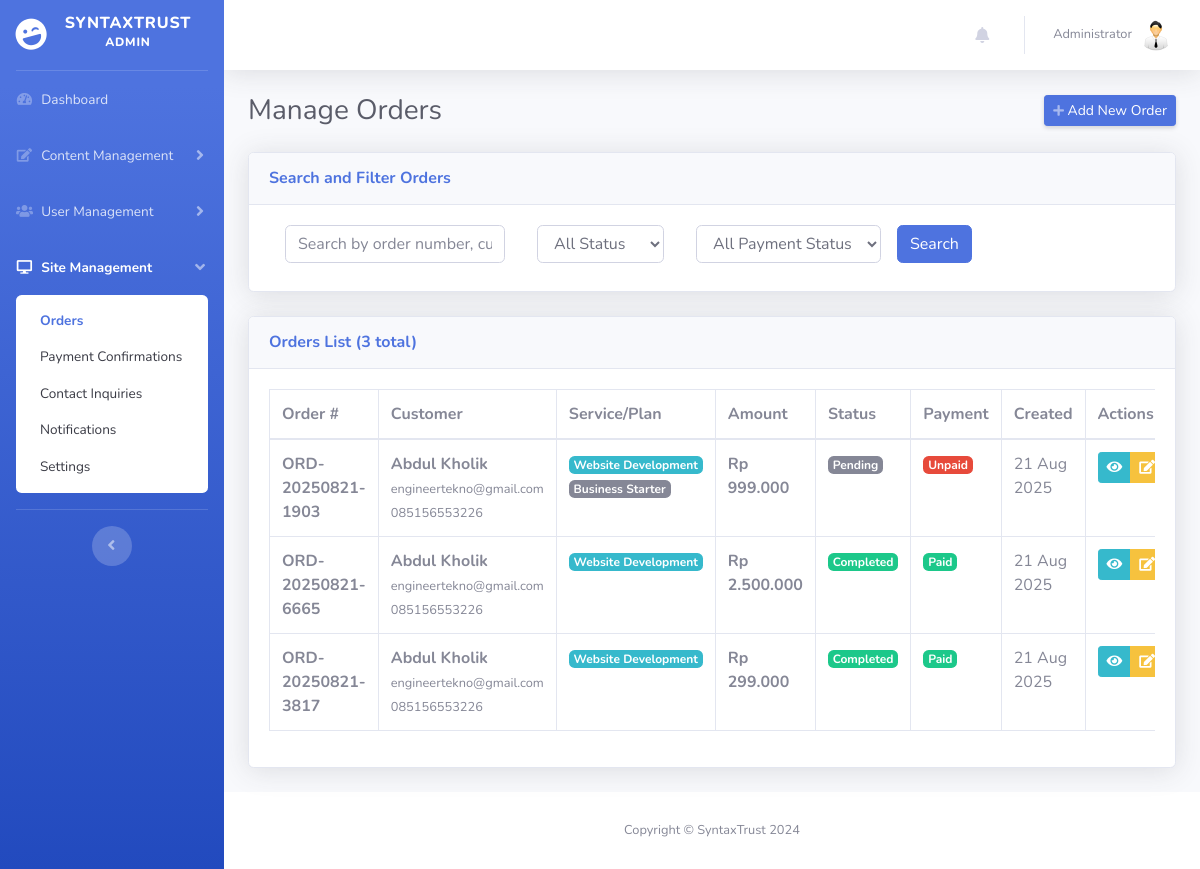
/admin/manage_orders.php (signed in), run on an earlier commit of the app's database.
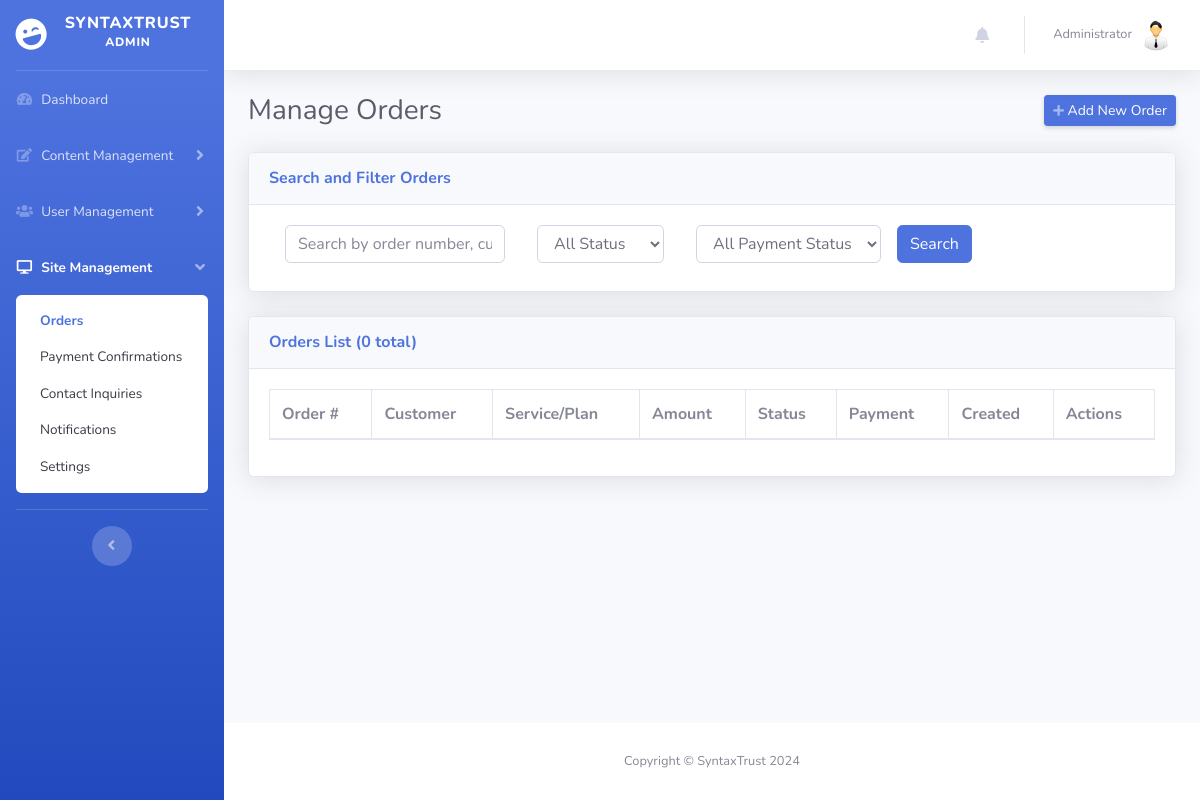
And on a later commit of the database.
### tables this page shows
CREATE TABLE `orders` (
  `id` int(11) NOT NULL,
  `order_number` varchar(50) NOT NULL,
  `user_id` int(11) DEFAULT NULL,
  `service_id` int(11) DEFAULT NULL,
  `pricing_plan_id` int(11) DEFAULT NULL,
  `customer_name` varchar(100) NOT NULL,
  `customer_email` varchar(100) NOT NULL,
  `customer_phone` varchar(20) DEFAULT NULL,
  `project_description` text DEFAULT NULL,
  `requirements` longtext DEFAULT NULL CHECK (json_valid(`requirements`)),
  `total_amount` decimal(10,2) NOT NULL,
  `status` enum('pending','confirmed','in_progress','completed','cancelled') DEFAULT 'pending',
  `payment_status` enum('unpaid','paid','refunded') DEFAULT 'unpaid',
  `payment_method` varchar(50) DEFAULT NULL,
  `start_date` date DEFAULT NULL,
  `estimated_completion` date DEFAULT NULL,
  `actual_completion` date DEFAULT NULL,
  `notes` text DEFAULT NULL,
  `admin_notes` text DEFAULT NULL,
  `created_at` timestamp NOT NULL DEFAULT current_timestamp(),
  `updated_at` timestamp NOT NULL DEFAULT current_timestamp() ON UPDATE current_timestamp()
);

CREATE TABLE `services` (
  `id` int(11) NOT NULL,
  `name` varchar(100) NOT NULL,
  `description` text NOT NULL,
  `short_description` varchar(255) DEFAULT NULL,
  `icon` varchar(100) DEFAULT NULL,
  `image` varchar(255) DEFAULT NULL,
  `price` decimal(10,2) DEFAULT NULL,
  `duration` varchar(50) DEFAULT NULL,
  `features` longtext DEFAULT NULL CHECK (json_valid(`features`)),
  `is_featured` tinyint(1) DEFAULT 0,
  `is_active` tinyint(1) DEFAULT 1,
  `sort_order` int(11) DEFAULT 0,
  `created_at` timestamp NOT NULL DEFAULT current_timestamp(),
  `updated_at` timestamp NOT NULL DEFAULT current_timestamp() ON UPDATE current_timestamp()
);

CREATE TABLE `pricing_plans` (
  `id` int(11) NOT NULL,
  `service_id` int(11) DEFAULT NULL,
  `name` varchar(100) NOT NULL,
  `subtitle` varchar(255) DEFAULT NULL,
  `price` decimal(10,2) NOT NULL,
  `currency` varchar(3) DEFAULT 'IDR',
  `billing_period` enum('monthly','yearly','one_time') DEFAULT 'monthly',
  `description` text DEFAULT NULL,
  `features` longtext DEFAULT NULL CHECK (json_valid(`features`)),
  `delivery_time` varchar(50) DEFAULT NULL,
  `technologies` longtext DEFAULT NULL CHECK (json_valid(`technologies`)),
  `color` varchar(100) DEFAULT NULL,
  `icon` varchar(50) DEFAULT NULL,
  `is_popular` tinyint(1) DEFAULT 0,
  `is_active` tinyint(1) DEFAULT 1,
  `sort_order` int(11) DEFAULT 0,
  `created_at` timestamp NOT NULL DEFAULT current_timestamp(),
  `updated_at` timestamp NOT NULL DEFAULT current_timestamp() ON UPDATE current_timestamp()
);

### admin/manage_orders.php (the view, shortened to what the changed rows need)
<?php
require_once __DIR__ . '/../config/database.php';
$page = isset($_GET['page']) ? (int)$_GET['page'] : 1;
$limit = 10;
$where_conditions = [];
$params = [];
$where_clause = !empty($where_conditions) ? "WHERE " . implode(" AND ", $where_conditions) : "";
$count_sql = "SELECT COUNT(*) as total FROM orders $where_clause";
$stmt = $pdo->prepare($count_sql);
$stmt->execute($params);
$total_records = $stmt->fetch(PDO::FETCH_ASSOC)['total'];
$offset = ($page - 1) * $limit;
$sql = "SELECT o.*, s.name as service_name, p.name as plan_name, u.full_name as user_name
        FROM orders o
        LEFT JOIN services s ON o.service_id = s.id
        LEFT JOIN pricing_plans p ON o.pricing_plan_id = p.id
        LEFT JOIN users u ON o.user_id = u.id
        $where_clause
        ORDER BY o.created_at DESC
        LIMIT $limit OFFSET $offset";
$stmt = $pdo->prepare($sql);
$stmt->execute($params);
$orders = $stmt->fetchAll(PDO::FETCH_ASSOC);
require_once 'includes/header.php';
?>
<body id="page-top">
    <div id="wrapper">
        <?php require_once 'includes/sidebar.php'; ?>
        <div id="content-wrapper" class="d-flex flex-column">
            <div id="content">
                <div class="container-fluid">
                    <div class="d-sm-flex align-items-center justify-content-between mb-4">
                        <h1 class="h3 mb-0 text-gray-800">Manage Orders</h1>
                    </div>
                    <div class="card shadow mb-4">
                        <div class="card-header py-3">
                            <h6 class="m-0 font-weight-bold text-primary">Orders List (<?php echo $total_records; ?> total)</h6>
                        </div>
                        <div class="card-body">
                            <div class="table-responsive">
                                <table class="table table-bordered" id="dataTable" width="100%" cellspacing="0">
                                    <thead>
                                        <tr>
                                            <th>Order #</th>
                                            <th>Customer</th>
                                            <th>Service/Plan</th>
                                            <th>Amount</th>
                                            <th>Status</th>
                                            <th>Payment</th>
                                            <th>Created</th>
                                            <th>Actions</th>
                                        </tr>
                                    </thead>
                                    <tbody>
                                        <?php foreach ($orders as $order): ?>
                                            <tr>
                                                <td>
                                                    <strong><?php echo htmlspecialchars($order['order_number']); ?></strong>
                                                </td>
                                                <td>
                                                    <strong><?php echo htmlspecialchars($order['customer_name']); ?></strong>
                                                    <br><small class="text-muted"><?php echo htmlspecialchars($order['customer_email']); ?></small>
                                                    <?php if (!empty($order['customer_phone'])): ?>
                                                        <br><small class="text-muted"><?php echo htmlspecialchars($order['customer_phone']); ?></small>
                                                    <?php endif; ?>
                                                </td>
                                                <td>
                                                    <?php if (!empty($order['service_name'])): ?>
                                                        <span class="badge badge-info"><?php echo htmlspecialchars($order['service_name']); ?></span>
                                                    <?php endif; ?>
                                                    <?php if (!empty($order['plan_name'])): ?>
                                                        <br><span class="badge badge-secondary"><?php echo htmlspecialchars($order['plan_name']); ?></span>
                                                    <?php endif; ?>
                                                </td>
                                                <td>
                                                    <strong>Rp <?php echo number_format($order['total_amount'], 0, ',', '.'); ?></strong>
                                                </td>
                                                <td>
                                                    <span class="badge badge-<?php
                                                        echo $order['status'] === 'completed' ? 'success' :
                                                            ($order['status'] === 'in_progress' ? 'warning' :
                                                            ($order['status'] === 'confirmed' ? 'info' :
                                                            ($order['status'] === 'cancelled' ? 'danger' : 'secondary')));
                                                    ?>">
                                                        <?php echo ucfirst(str_replace('_', ' ', $order['status'])); ?>
                                                    </span>
                                                </td>
                                                <td>
                                                    <span class="badge badge-<?php
                                                        echo $order['payment_status'] === 'paid' ? 'success' :
                                                            ($order['payment_status'] === 'refunded' ? 'warning' : 'danger');
                                                    ?>">
                                                        <?php echo ucfirst($order['payment_status']); ?>
                                                    </span>
                                                </td>
                                                <td>
                                                    <?php echo date('d M Y', strtotime($order['created_at'])); ?>
                                                </td>
                                                <td>
                                                    <div class="btn-group" role="group">
                                                        <button type="button" class="btn btn-sm btn-info" data-toggle="modal" data-target="#viewOrderModal<?php echo $order['id']; ?>">
                                                            <i class="fas fa-eye"></i>
                                                        </button>
                                                        <button type="button" class="btn btn-sm btn-warning" data-toggle="modal" data-target="#editOrderModal<?php echo $order['id']; ?>">
                                                            <i class="fas fa-edit"></i>
                                                        </button>
                                                    </div>
                                                </td>
                                            </tr>
                                        <?php endforeach; ?>
                                    </tbody>
                                </table>
                            </div>
                        </div>
                    </div>
                </div>
            </div>
        </div>
    </div>
</body>
</html>

### admin/includes/sidebar.php (shortened to what the changed rows need)
<?php
$current_page = basename($_SERVER['PHP_SELF']);
$menu_groups = [
    'content' => [
        'title' => 'Content Management',
        'icon' => 'fas fa-fw fa-edit',
        'pages' => [
            'manage_services.php' => 'Services',
            'manage_pricing_plans.php' => 'Pricing Plans',
            'manage_portfolio.php' => 'Portfolio',
            'manage_blog_posts.php' => 'Blog Posts',
            'manage_testimonials.php' => 'Testimonials',
        ]
    ],
    'users' => [
        'title' => 'User Management',
        'icon' => 'fas fa-fw fa-users',
        'pages' => [
            'manage_team.php' => 'Team',
            'manage_clients.php' => 'Clients',
            'manage_users.php' => 'Users',
        ]
    ],
    'site' => [
        'title' => 'Site Management',
        'icon' => 'fas fa-fw fa-desktop',
        'pages' => [
            'manage_orders.php' => 'Orders',
            'payment_confirmations.php' => 'Payment Confirmations',
            'manage_contact_inquiries.php' => 'Contact Inquiries',
            'manage_notifications.php' => 'Notifications',
            'manage_settings.php' => 'Settings',
        ]
    ]
];
?>
<ul class="navbar-nav bg-gradient-primary sidebar sidebar-dark accordion" id="accordionSidebar">
    <?php foreach ($menu_groups as $group_key => $group): ?>
        <?php
            $is_active_group = false;
            foreach ($group['pages'] as $page_file => $page_name) {
                if ($current_page == $page_file) {
                    $is_active_group = true;
                    break;
                }
            }
        ?>
        <li class="nav-item <?php echo $is_active_group ? 'active' : ''; ?>">
            <a class="nav-link <?php echo $is_active_group ? '' : 'collapsed'; ?>" href="#" data-toggle="collapse" data-target="#collapse-<?php echo $group_key; ?>" aria-expanded="<?php echo $is_active_group ? 'true' : 'false'; ?>" aria-controls="collapse-<?php echo $group_key; ?>">
                <i class="<?php echo $group['icon']; ?>"></i>
                <span><?php echo $group['title']; ?></span>
            </a>
            <div id="collapse-<?php echo $group_key; ?>" class="collapse <?php echo $is_active_group ? 'show' : ''; ?>" aria-labelledby="heading-<?php echo $group_key; ?>" data-parent="#accordionSidebar">
                <div class="bg-white py-2 collapse-inner rounded">
                    <?php foreach ($group['pages'] as $page_file => $page_name): ?>
                        <a class="collapse-item <?php echo ($current_page == $page_file) ? 'active' : ''; ?>" href="<?php echo $page_file; ?>"><?php echo $page_name; ?></a>
                    <?php endforeach; ?>
                </div>
            </div>
        </li>
    <?php endforeach; ?>
</ul>

What changed in the data, as far as the page shows it:
removed orders: order_number "ORD-20250821-1903", customer_name "Abdul Kholik", customer_email "engineertekno@gmail.com", customer_phone "085156553226", service.name "Website Development", pricing_plan.name "Business Starter", total_amount "999.000", status "Pending", payment_status "Unpaid", created_at "21 Aug 2025"
removed orders: order_number "ORD-20250821-6665", customer_name "Abdul Kholik", customer_email "engineertekno@gmail.com", customer_phone "085156553226", service.name "Website Development", total_amount "2.500.000", status "Completed", payment_status "Paid", created_at "21 Aug 2025"
removed orders: order_number "ORD-20250821-3817", customer_name "Abdul Kholik", customer_email "engineertekno@gmail.com", customer_phone "085156553226", service.name "Website Development", total_amount "299.000", status "Completed", payment_status "Paid", created_at "21 Aug 2025"
Also different on the page:
$total_records: "3" → "0"
